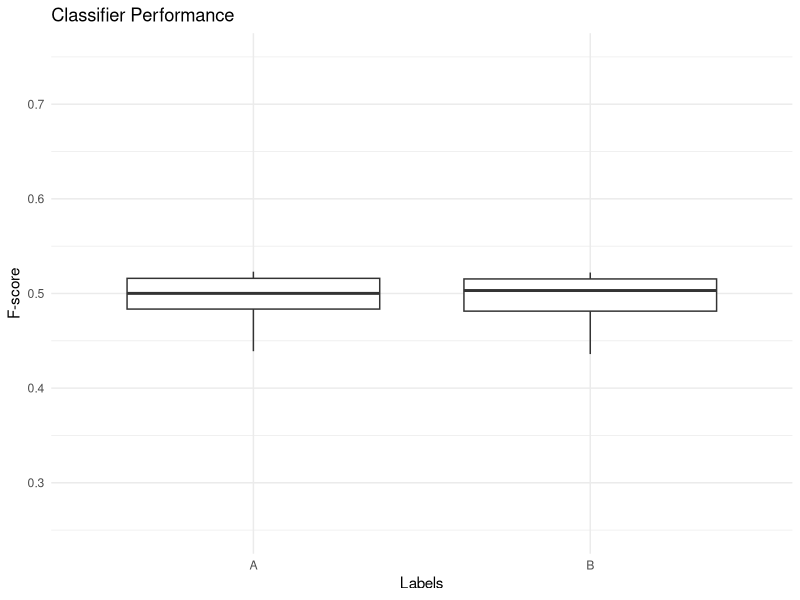

Source code (R):

library(ggplot2)

#data <- read.table("box.csv", header=TRUE, col.names=c("y"))
#data <- read.table("box.csv", col.names=c("X", "F"))
data <- read.csv("boxplot.csv", header=TRUE)

print(data)

chart_title <- "Classifier Performance"
xlab <- "Experiment"
ylab <- "F-score"

p <- ggplot(data, aes(x=factor(Label), y=F)) + geom_boxplot()
p = p + scale_x_discrete("Labels", labels=c("A", "B"))
p = p + ylim(c(0.25,0.75))
p = p + ggtitle(chart_title)
p = p + xlab(xlab)
p = p + ylab(ylab)
p = p + theme_minimal()
p # Draw that sucker
